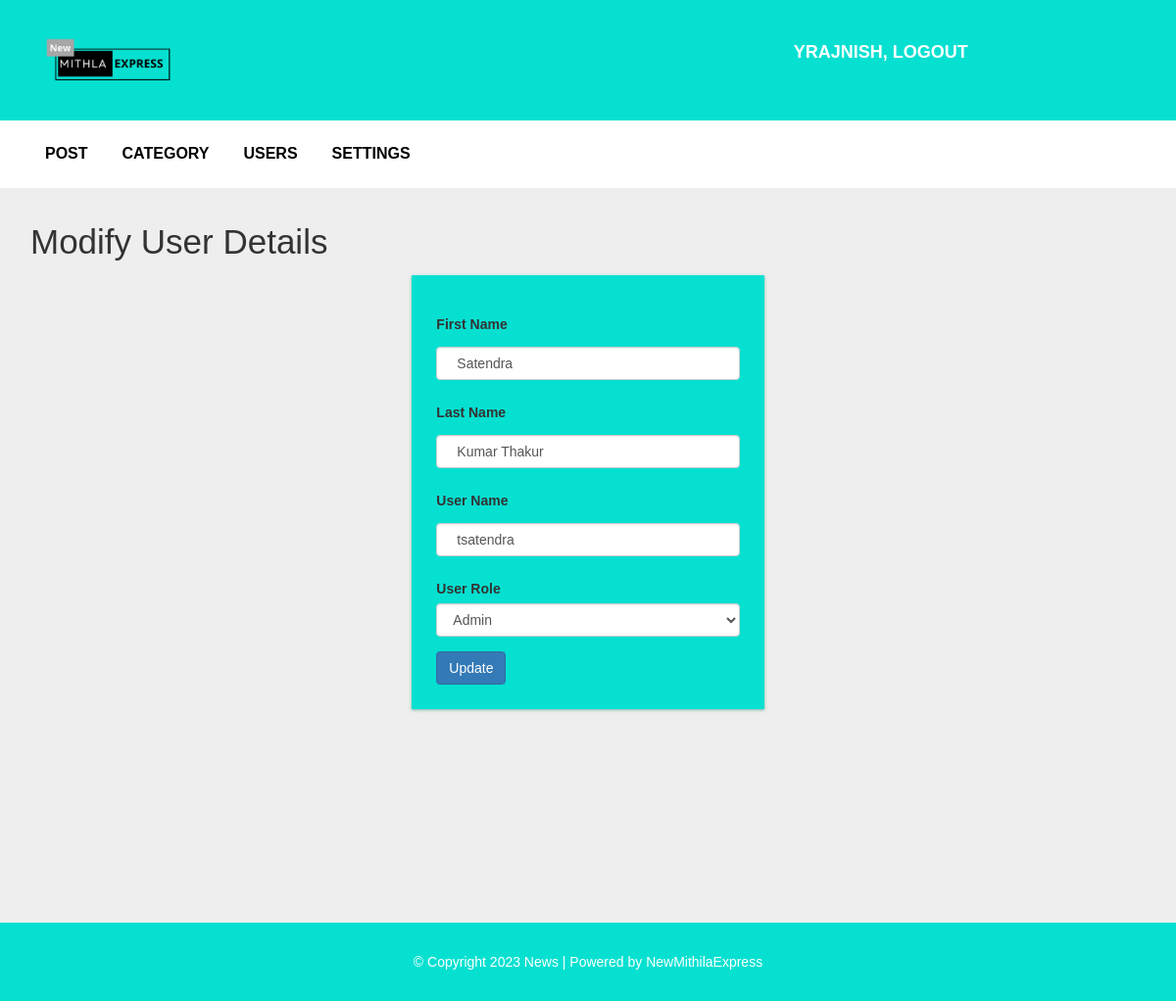
The app's page /admin/update-user.php?id=40 (signed in) with its own data.
### tables this page shows
CREATE TABLE `user` (
  `user_id` int(10) UNSIGNED NOT NULL,
  `first_name` varchar(30) NOT NULL,
  `last_name` varchar(30) NOT NULL,
  `username` varchar(30) DEFAULT NULL,
  `password` varchar(40) DEFAULT NULL,
  `role` int(11) NOT NULL
);

### admin/update-user.php (the view, shortened to what this page needs)
<?php include "header.php";
?>
  <div id="admin-content">
      <div class="container">
          <div class="row">
              <div class="col-md-12">
                  <h1 class="admin-heading">Modify User Details</h1>
              </div>
              <div class="col-md-offset-4 col-md-4">
                <?php
                include "config.php";
                $user_id = $_GET['id'];
                $sql = "SELECT * FROM user WHERE user_id = {$user_id}";
                $result = mysqli_query($conn, $sql) or die("Query Failed.");
                if(mysqli_num_rows($result) > 0){
                  while($row = mysqli_fetch_assoc($result)){
                ?>
                  <form  action="<?php $_SERVER['PHP_SELF']; ?>" method ="POST">
                          <div class="form-group">
                          <label>First Name</label>
                          <input type="text" name="f_name" class="form-control" value="<?php echo $row['first_name'];  ?>" required>
                      </div>
                      <div class="form-group">
                          <label>Last Name</label>
                          <input type="text" name="l_name" class="form-control" value="<?php echo $row['last_name'];  ?>" required>
                      </div>
                      <div class="form-group">
                          <label>User Name</label>
                          <input type="text" name="username" class="form-control" value="<?php echo $row['username'];  ?>" placeholder="" required>
                      </div>
                      <div class="form-group">
                          <label>User Role</label>
                          <select class="form-control" name="role" value="<?php echo $row['role']; ?>">
                            <?php
                              if($row['role'] == 1){
                                echo "<option value='0'>normal User</option>
                                      <option value='1' selected>Admin</option>";
                              }else{
                                echo "<option value='0' selected>normal User</option>
                                      <option value='1'>Admin</option>";
                              }
                            ?>
                          </select>
                      </div>
                      <input type="submit" name="submit" class="btn btn-primary" value="Update" required />
                  </form>
                  <?php
                }
              }
                   ?>
              </div>
          </div>
      </div>
  </div>
<?php include "footer.php"; ?>

### css/style.css (style rules this page uses)
body { background: rgb(255, 255, 255); font-family: sans-serif,arial,Helvetica; }
#admin-content { padding: 20px 0; min-height: 750px; }
#admin-content .admin-heading { font-size: 35px; margin: 0 0 15px; }
form { background: #06e0d1; padding: 25px; box-shadow:0 1px 3px rgba(79, 161, 138, 0.733); }
body { background: #eee }
input[type=text], input[type=password] { width: 100%; padding: 12px 20px; margin: 8px 0; display: inline-block; border: 1px solid #ccc; box-sizing: border-box; }
.container { padding: 16px; }

### records on screen
user: f_name "Satendra", l_name "Kumar Thakur", username "tsatendra", role "Admin"

### other values on screen
$_SESSION["username"] "YRAJNISH"
